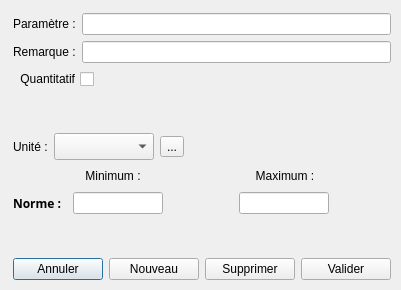
<?xml version="1.0" encoding="UTF-8"?>
<ui version="4.0">
 <class>DialogParametre</class>
 <widget class="QDialog" name="DialogParametre">
  <property name="geometry">
   <rect>
    <x>0</x>
    <y>0</y>
    <width>401</width>
    <height>290</height>
   </rect>
  </property>
  <property name="windowTitle">
   <string>OpenVet</string>
  </property>
  <widget class="QWidget" name="layoutWidget">
   <property name="geometry">
    <rect>
     <x>13</x>
     <y>13</y>
     <width>378</width>
     <height>267</height>
    </rect>
   </property>
   <layout class="QVBoxLayout" name="verticalLayout_Main">
    <item>
     <layout class="QVBoxLayout" name="verticalLayout_4">
      <item>
       <layout class="QHBoxLayout" name="horizontalLayout_3">
        <item>
         <widget class="QLabel" name="label">
          <property name="text">
           <string>Paramètre :</string>
          </property>
          <property name="buddy">
           <cstring>lineEdit_Nom</cstring>
          </property>
         </widget>
        </item>
        <item>
         <widget class="QLineEdit" name="lineEdit_Nom">
          <property name="maxLength">
           <number>60</number>
          </property>
         </widget>
        </item>
       </layout>
      </item>
      <item>
       <layout class="QHBoxLayout" name="horizontalLayout_4">
        <item>
         <widget class="QLabel" name="label_2">
          <property name="text">
           <string>Remarque :</string>
          </property>
          <property name="buddy">
           <cstring>lineEdit_Remarque</cstring>
          </property>
         </widget>
        </item>
        <item>
         <widget class="QLineEdit" name="lineEdit_Remarque">
          <property name="maxLength">
           <number>200</number>
          </property>
         </widget>
        </item>
       </layout>
      </item>
      <item>
       <layout class="QHBoxLayout" name="horizontalLayout_2">
        <item>
         <widget class="QCheckBox" name="checkBox_isQuantitatif">
          <property name="layoutDirection">
           <enum>Qt::RightToLeft</enum>
          </property>
          <property name="text">
           <string>Quantitatif</string>
          </property>
         </widget>
        </item>
        <item>
         <spacer name="horizontalSpacer_3">
          <property name="orientation">
           <enum>Qt::Horizontal</enum>
          </property>
          <property name="sizeHint" stdset="0">
           <size>
            <width>40</width>
            <height>20</height>
           </size>
          </property>
         </spacer>
        </item>
       </layout>
      </item>
     </layout>
    </item>
    <item>
     <spacer name="verticalSpacer">
      <property name="orientation">
       <enum>Qt::Vertical</enum>
      </property>
      <property name="sizeHint" stdset="0">
       <size>
        <width>376</width>
        <height>13</height>
       </size>
      </property>
     </spacer>
    </item>
    <item>
     <layout class="QHBoxLayout" name="horizontalLayout_6">
      <item>
       <widget class="QLabel" name="label_Unite">
        <property name="text">
         <string>Unité :</string>
        </property>
        <property name="buddy">
         <cstring>comboBox_Unite</cstring>
        </property>
       </widget>
      </item>
      <item>
       <widget class="QComboBox" name="comboBox_Unite">
        <property name="enabled">
         <bool>true</bool>
        </property>
        <property name="minimumSize">
         <size>
          <width>100</width>
          <height>27</height>
         </size>
        </property>
        <property name="maximumSize">
         <size>
          <width>16777215</width>
          <height>27</height>
         </size>
        </property>
        <property name="editable">
         <bool>false</bool>
        </property>
       </widget>
      </item>
      <item>
       <widget class="QToolButton" name="toolButton_Unite">
        <property name="text">
         <string>...</string>
        </property>
        <property name="icon">
         <iconset resource="resources.qrc">
          <normaloff>:/newPrefix/images/edit1.png</normaloff>:/newPrefix/images/edit1.png</iconset>
        </property>
        <property name="iconSize">
         <size>
          <width>20</width>
          <height>20</height>
         </size>
        </property>
       </widget>
      </item>
      <item>
       <spacer name="horizontalSpacer_2">
        <property name="orientation">
         <enum>Qt::Horizontal</enum>
        </property>
        <property name="sizeHint" stdset="0">
         <size>
          <width>40</width>
          <height>20</height>
         </size>
        </property>
       </spacer>
      </item>
     </layout>
    </item>
    <item>
     <layout class="QGridLayout" name="gridLayout">
      <item row="0" column="0">
       <spacer name="horizontalSpacer">
        <property name="orientation">
         <enum>Qt::Horizontal</enum>
        </property>
        <property name="sizeHint" stdset="0">
         <size>
          <width>50</width>
          <height>20</height>
         </size>
        </property>
       </spacer>
      </item>
      <item row="0" column="1">
       <widget class="QLabel" name="label_Min">
        <property name="minimumSize">
         <size>
          <width>80</width>
          <height>0</height>
         </size>
        </property>
        <property name="text">
         <string>Minimum :</string>
        </property>
        <property name="alignment">
         <set>Qt::AlignCenter</set>
        </property>
        <property name="buddy">
         <cstring>lineEdit_NormMin</cstring>
        </property>
       </widget>
      </item>
      <item row="0" column="3" colspan="2">
       <spacer name="horizontalSpacer_4">
        <property name="orientation">
         <enum>Qt::Horizontal</enum>
        </property>
        <property name="sizeType">
         <enum>QSizePolicy::Expanding</enum>
        </property>
        <property name="sizeHint" stdset="0">
         <size>
          <width>70</width>
          <height>20</height>
         </size>
        </property>
       </spacer>
      </item>
      <item row="0" column="5">
       <widget class="QLabel" name="label_Max">
        <property name="minimumSize">
         <size>
          <width>80</width>
          <height>0</height>
         </size>
        </property>
        <property name="text">
         <string>Maximum :</string>
        </property>
        <property name="alignment">
         <set>Qt::AlignCenter</set>
        </property>
        <property name="buddy">
         <cstring>lineEdit_NormMax</cstring>
        </property>
       </widget>
      </item>
      <item row="0" column="6" colspan="2">
       <spacer name="horizontalSpacer_5">
        <property name="orientation">
         <enum>Qt::Horizontal</enum>
        </property>
        <property name="sizeHint" stdset="0">
         <size>
          <width>48</width>
          <height>20</height>
         </size>
        </property>
       </spacer>
      </item>
      <item row="1" column="0">
       <widget class="QLabel" name="label_Norme">
        <property name="font">
         <font>
          <family>Sans Serif</family>
          <weight>75</weight>
          <bold>true</bold>
          <underline>false</underline>
         </font>
        </property>
        <property name="text">
         <string>Norme :</string>
        </property>
       </widget>
      </item>
      <item row="1" column="1" colspan="2">
       <widget class="QLineEdit" name="lineEdit_NormMin">
        <property name="maximumSize">
         <size>
          <width>90</width>
          <height>16777215</height>
         </size>
        </property>
        <property name="text">
         <string/>
        </property>
        <property name="maxLength">
         <number>8</number>
        </property>
        <property name="alignment">
         <set>Qt::AlignRight|Qt::AlignTrailing|Qt::AlignVCenter</set>
        </property>
        <property name="readOnly">
         <bool>false</bool>
        </property>
       </widget>
      </item>
      <item row="1" column="3">
       <spacer name="horizontalSpacer_6">
        <property name="orientation">
         <enum>Qt::Horizontal</enum>
        </property>
        <property name="sizeHint" stdset="0">
         <size>
          <width>40</width>
          <height>20</height>
         </size>
        </property>
       </spacer>
      </item>
      <item row="1" column="4" colspan="3">
       <widget class="QLineEdit" name="lineEdit_NormMax">
        <property name="maximumSize">
         <size>
          <width>90</width>
          <height>16777215</height>
         </size>
        </property>
        <property name="maxLength">
         <number>8</number>
        </property>
        <property name="alignment">
         <set>Qt::AlignRight|Qt::AlignTrailing|Qt::AlignVCenter</set>
        </property>
       </widget>
      </item>
      <item row="1" column="7">
       <spacer name="horizontalSpacer_7">
        <property name="orientation">
         <enum>Qt::Horizontal</enum>
        </property>
        <property name="sizeHint" stdset="0">
         <size>
          <width>40</width>
          <height>20</height>
         </size>
        </property>
       </spacer>
      </item>
     </layout>
    </item>
    <item>
     <spacer name="verticalSpacer_2">
      <property name="orientation">
       <enum>Qt::Vertical</enum>
      </property>
      <property name="sizeHint" stdset="0">
       <size>
        <width>376</width>
        <height>13</height>
       </size>
      </property>
     </spacer>
    </item>
    <item>
     <layout class="QHBoxLayout" name="horizontalLayout_5">
      <item>
       <widget class="QPushButton" name="pushButton_Cancel">
        <property name="text">
         <string>Annuler</string>
        </property>
       </widget>
      </item>
      <item>
       <widget class="QPushButton" name="pushButton_Add">
        <property name="text">
         <string>Nouveau</string>
        </property>
       </widget>
      </item>
      <item>
       <widget class="QPushButton" name="pushButton_Delete">
        <property name="text">
         <string>Supprimer</string>
        </property>
       </widget>
      </item>
      <item>
       <widget class="QPushButton" name="pushButton_Valid">
        <property name="text">
         <string>Valider</string>
        </property>
       </widget>
      </item>
     </layout>
    </item>
   </layout>
  </widget>
 </widget>
 <resources>
  <include location="resources.qrc"/>
 </resources>
 <connections/>
</ui>
